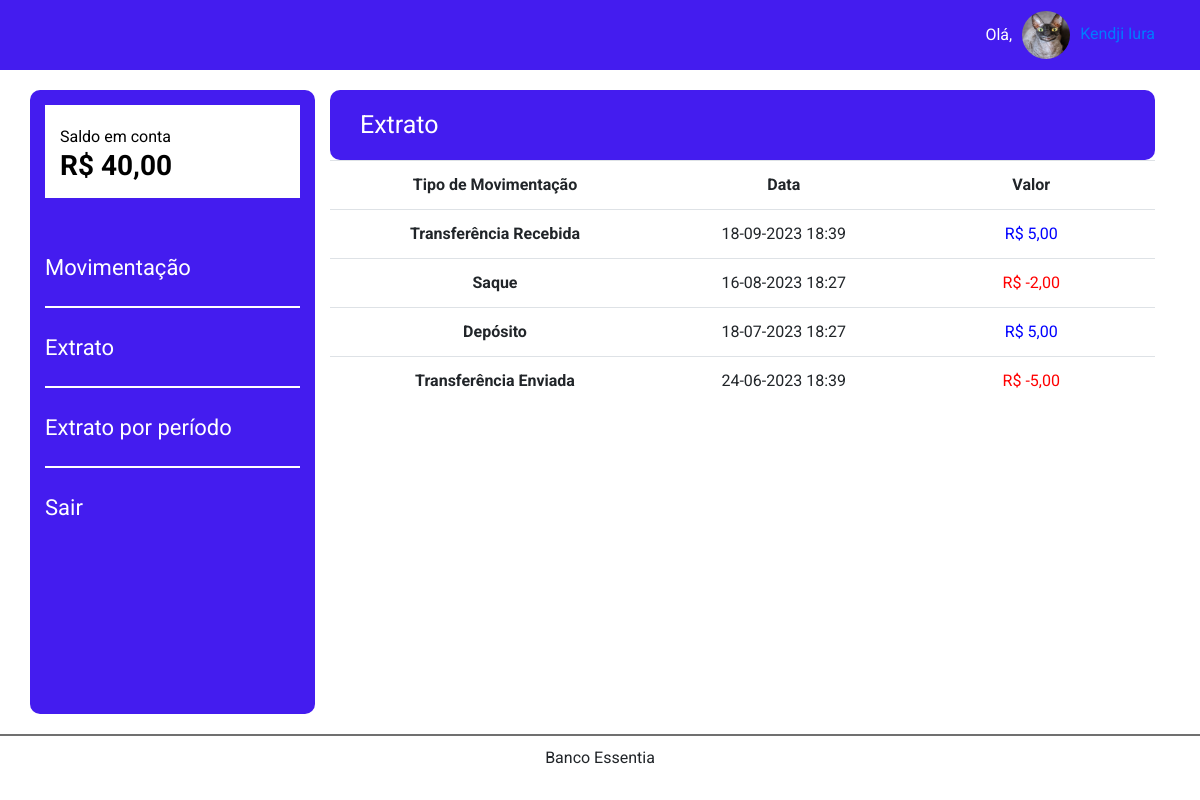
/extrato.php (signed in), run on the app's committed database.
### tables this page shows
CREATE TABLE IF NOT EXISTS `conta` (
  `id` int(11) NOT NULL AUTO_INCREMENT,
  `agencia` varchar(15) NOT NULL,
  `contacorrente` varchar(45) NOT NULL,
  `saldo` decimal(14,2) DEFAULT NULL,
  `pessoa_id` int(11) NOT NULL,
  PRIMARY KEY (`id`),
  KEY `fk_conta_pessoa_idx` (`pessoa_id`)
);

CREATE TABLE IF NOT EXISTS `movimentacao` (
  `id` int(11) NOT NULL AUTO_INCREMENT,
  `acao` tinyint(11) NOT NULL,
  `valor` varchar(45) DEFAULT NULL,
  `data_movimentacao` datetime NOT NULL,
  `conta_id` int(11) NOT NULL,
  PRIMARY KEY (`id`),
  KEY `fk_movimentacao_conta1_idx` (`conta_id`),
  KEY `index_acao` (`id`)
);

CREATE TABLE IF NOT EXISTS `transacao` (
  `id` int(11) NOT NULL AUTO_INCREMENT,
  `nome` varchar(30) NOT NULL,
  `inc` tinyint(1) NOT NULL,
  `descricao` varchar(100) NOT NULL,
  PRIMARY KEY (`id`)
);

### model/Conta.php (called while the page is built, shortened)
<?php
class Conta extends Crud{
    function getContaByPessoa($idPessoa = null){
        $query = "SELECT * FROM conta";
        if(null != $idPessoa){
            $query .= " WHERE pessoa_id = " . $idPessoa;
        }
        $dbh = (new PdoHelper())->getConnection();
        $stmt = $dbh->query($query);
        $dados = $stmt->fetchAll(PDO::FETCH_ASSOC);
        return $dados[0];
    }
}

### model/Movimentacao.php (called while the page is built, shortened)
<?php
class Mov extends Crud{
    function getMov($id = null){
        $query = "SELECT movimentacao.id, acao, valor, data_movimentacao, conta_id, transacao.id, transacao.nome FROM movimentacao INNER JOIN transacao ON transacao.id = movimentacao.acao ";
        if($id != null){
            $query .= "WHERE conta_id = " . $id;
            $query .= " ORDER BY data_movimentacao DESC";
        }
        $dbh = (new PdoHelper())->getConnection();
        $stmt = $dbh->query($query);
        $dados = $stmt->fetchAll(PDO::FETCH_ASSOC);
        return $dados;
    }
}
?>

### controller/ExtratoController.php (the view)
<?php
require_once $dir . '/model/Movimentacao.php';
        $extrato = new Mov();
        $result = ($extratoperiodo == false) ? $extrato->getMov($_SESSION["conta_id"]) : $extrato->getMovPeriodo($_SESSION["conta_id"],$inicio,$fim);
        if (count($result) > 0) {
        echo "<table class='table' style='width: 100%; text-align: center;'>";
        echo "<tr>";
        echo "<th scope='col' style='width: 40%; text-align: center;'>Tipo de Movimentação</th>";
        echo "<th scope='col' style='width: 30%; text-align: center;'>Data</th>";
        echo "<th scope='col' style='width: 30%; text-align: center;'>Valor</th>";
        echo "</tr>";
        for ($row = 0; $row < count($result); $row++) {
                echo "<tr>";
                echo "<th scope='row' style='width: 40%; text-align: center;'>" . $result[$row]['nome'] . "</th>";
                $fdata = date_create($result[$row]["data_movimentacao"]);
                echo "<td scope='row' style='width: 30%; text-align: center;'>" . date_format($fdata,"d-m-Y H:i") . "</td>";
                if (number_format($result[$row]["valor"] > 0)) {
                    echo "<td scope='row' style='width: 30%; color: blue; text-align: center;'> R$ " . number_format($result[$row]["valor"], 2, ',', ' ') . "</td>";} else {
                    echo "<td scope='row' style='width: 30%; color: red; text-align: center;'> R$ " . number_format($result[$row]["valor"], 2, ',', ' ') . "</td>";
                }
                echo "</tr>";
          }
        echo "</table>";
    } else {
        echo "Sem movimentações no período";
    }
        ?>

### extrato.php (shortened to what this page needs)
<?php
$dir = getcwd();
$extratoperiodo = false;
?>
<!DOCTYPE html>
<html lang="pt-br">
<head>
    <link href="https://cdn.lineicons.com/4.0/lineicons.css" rel="stylesheet" />
    <link rel="stylesheet" href="https://stackpath.bootstrapcdn.com/bootstrap/4.1.3/css/bootstrap.min.css">
    <link href="assets/css/style.css" rel="stylesheet" />
</head>
<body>
    <?php include "header.php" ?>
    <div class="container d-flex mvh100">
        <?php include "nav.php" ?>
        <main class="col">
         <ul class="item-acesso">
                <li>
                    <div class="d-flex align-items-center">
                        <h1>Extrato</h1>
                    </div>
                </li>
            </ul>
        <?php
        require "./controller/ExtratoController.php";
        ?>
        </main>
    </div>
    <?php include "footer.php" ?>
</body>
</html>

### header.php (shortened to what this page needs)
<header>
    <div class="container">
        <div class="d-flex justify-content-between align-items-center">
            <div class="d-flex justify-content-between align-items-center">
                Olá,   <a style="margin-left: 10px;" class="link-offset-2 link-underline link-underline-opacity-0 link-underline-opacity-0-hover" href="usuario.php"><img  class="img rounded-circle" src="<?=$_SESSION['imagem'];?>" alt="Foto" style="width:48px;height:48px; margin-right: 10px;"><?=$_SESSION['nome'];?></i></a>
            </div>
        </div>
    </div>
</header>

### nav.php
<?php
require_once './model/Conta.php';
$conta = new Conta();
$dadosConta = $conta->getContaByPessoa($_SESSION['id']);
?>
<nav class="col-3">
    <div class="blc_saldo">
        <p>Saldo em conta</p>
        <h2>R$ <?=number_format($dadosConta['saldo'], 2, ',', ' ')?></h2>
    </div>
    <ul>
        <li><a href="home.php">Movimentação</a></li>
        <li><a href="extrato.php">Extrato</a></li>
        <li><a href="extratoPeriodo.php">Extrato por período</a></li>
        <li><a href="logout.php">Sair</a></li>
    </ul>
</nav>

### footer.php (shortened to what this page needs)
<footer>
    <div class="container">
        <p class="text-center">Banco Essentia</p>
    </div>
</footer>

### assets/css/style.css (style rules this page uses)
body { font-family: 'Roboto', sans-serif; -webkit-font-smoothing: antialiased; font-size: 16px; }
ul { padding: 0; margin: 0; list-style: none; }
p, h2 { margin: 0; }
.mvh100 { padding: 20px 0; min-height: calc(100vh - 136px); }
header { background-color: #441CEF; }
header .d-flex { height: 70px; color: #fff; }
nav { background-color: #441CEF; border-radius: 10px; padding: 15px; }
.blc_saldo { background-color: #fff; color: #000; padding: 20px 15px 15px; }
.blc_saldo h2 { font-size: 28px; font-weight: bold; }
nav ul { margin-top: 30px; }
nav li { height: 80px; line-height: 80px; border-bottom: 2px solid #fff; }
nav li:last-child { border-bottom: 0; }
nav li a { color: #fff; font-size: 22px; }
.item-acesso { background-color: #441CEF; border-radius: 10px; color: #fff; text-align: center; display: block; padding: 20px; }
.item-acesso h1 { font-size: 25px; font-weight: 400; color: #fff; margin: 0 0 0 10px; }
footer { border-top: 2px solid #707070; padding: 10px 0 30px; }

### data on the page
conta: saldo "40,00"
movimentacao: transacao.nome "Transferência Recebida", data_movimentacao "18-09-2023 18:39", valor "5,00"
movimentacao: transacao.nome "Saque", data_movimentacao "16-08-2023 18:27", valor "-2,00"
movimentacao: transacao.nome "Depósito", data_movimentacao "18-07-2023 18:27", valor "5,00"
movimentacao: transacao.nome "Transferência Enviada", data_movimentacao "24-06-2023 18:39", valor "-5,00"

### other printed values
$_SESSION['nome'] "Kendji Iura"
